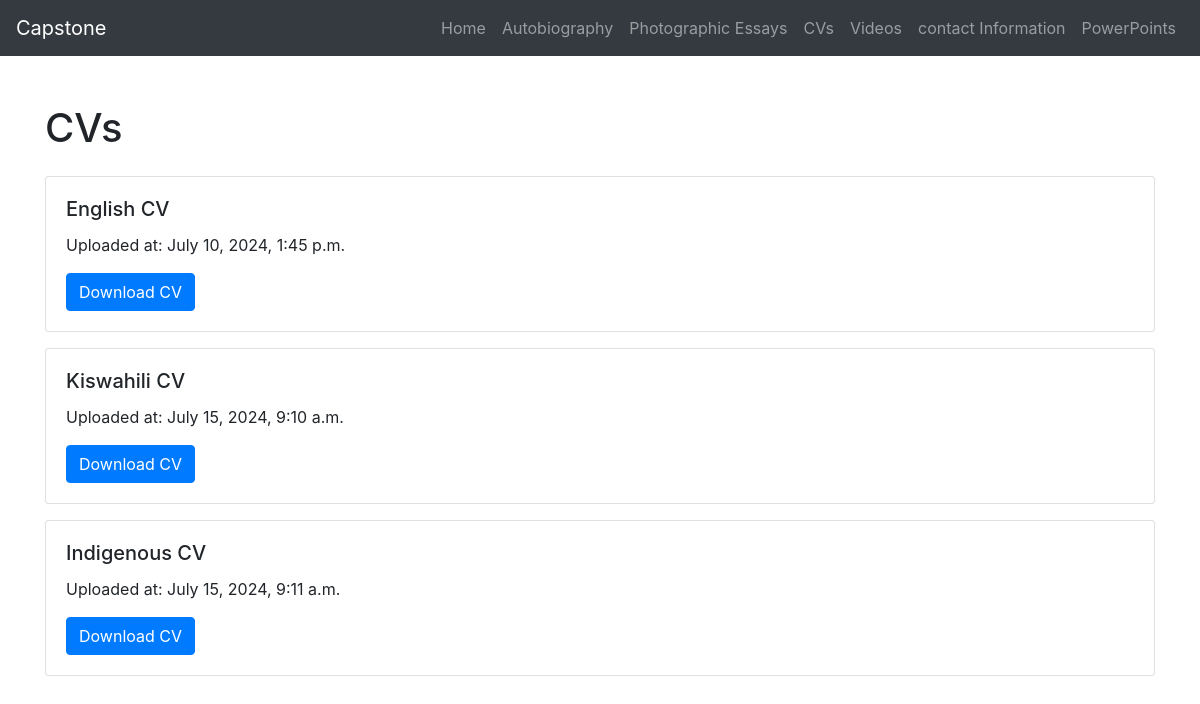
The app's page /cv/ with its own data.
### cv/models.py (models this page shows, shortened)
class CV(models.Model):
    LANGUAGE_CHOICES = (
        ('english', 'English'),
        ('kiswahili', 'Kiswahili'),
        ('indigenous', 'Indigenous'),
    )
    language = models.CharField(max_length=20, choices=LANGUAGE_CHOICES)
    file = models.FileField(upload_to='cv/')
    uploaded_at = models.DateTimeField(auto_now_add=True)

### cv/views.py (the view)
# urls.py: path('', views.cv_view, name='cv'),
def cv_view(request):
    cvs = CV.objects.all()
    context = {'cvs': cvs}
    return render(request, 'cv/cv.html', context)

### templates/cv/cv.html
{% extends 'core/base.html' %} {% block content %}
<div class="container mt-5">
  <h1 class="mb-4">CVs</h1>
  {% for cv in cvs %}
  <div class="card mb-3">
    <div class="card-body">
      <h5 class="card-title">{{ cv.get_language_display }} CV</h5>
      <p>Uploaded at: {{ cv.uploaded_at }}</p>
      <a href="{{ cv.file.url }}" class="btn btn-primary">Download CV</a>
    </div>
  </div>
  {% empty %}
  <p>No CVs uploaded yet.</p>
  {% endfor %}
</div>
{% endblock %}

### static/css/styles.css (style rules this page uses)
.card { margin-bottom: 20px; }
.card-title { font-size: 1.25rem; }

### records on screen
CV: language "English", uploaded_at "July 10, 2024, 1:45 p.m."
CV: language "Kiswahili", uploaded_at "July 15, 2024, 9:10 a.m."
CV: language "Indigenous", uploaded_at "July 15, 2024, 9:11 a.m."
